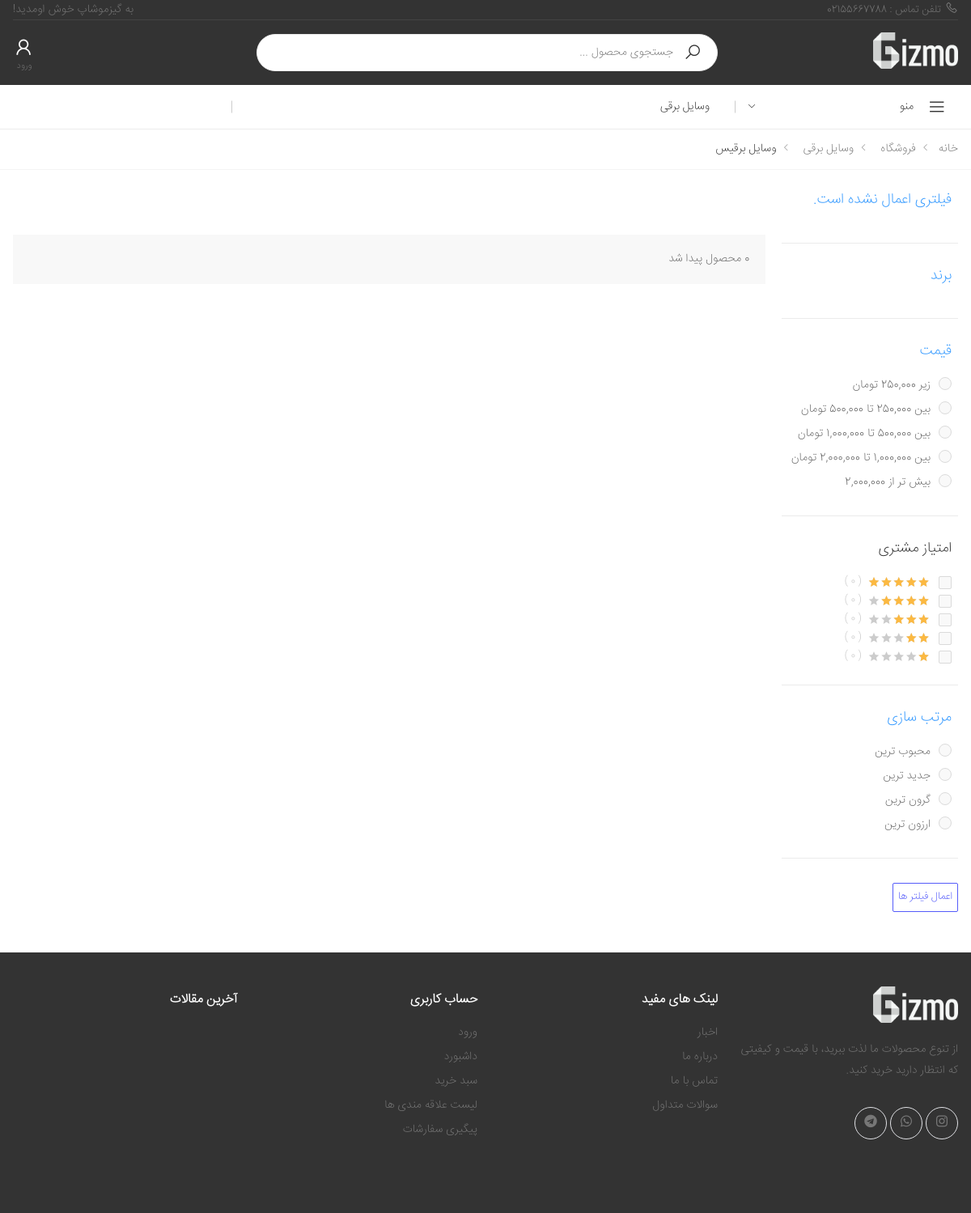
Page /category/4/4/ on the committed database.
### stuff/models.py (models this page shows)
class Category(models.Model):
    sub_category = models.ForeignKey('self',on_delete=models.CASCADE, related_name='scategory',null=True,blank=True)
    is_sub = models.BooleanField(default=False)
    name = models.CharField(max_length=200)
    slug = models.SlugField(max_length=200,unique=True)
    class Meta:
        ordering = ('name',)
        verbose_name = 'category'
        verbose_name_plural = 'categories'
    def __str__(self):
        return self.name
    def get_absolute_url(self):
        return reverse('stuff:category_detail',args=[self.id,1])

### stuff/views.py (the view)
# urls.py: path('category/<int:id>/<int:page>/',Category_detail,name='category_detail'),
def Category_detail(request,id,page):
    category = get_object_or_404(Category, id=id)
    product_list = category.products.all()
    filters = filter(request,product_list)
    product_list = ordering(request,filters["product_list"])
    paginator = Paginator(product_list, pagination_amount)
    product_list = paginator.get_page(page)
    Info = InformationsForTemplate(request)
    Info.update({'products': product_list,'category':category,'paginator':paginator,'filters':filters})
    return render(request,'stuff/bonePage.html',Info)

### cart/cart.py (called while the page is built)
    def get_count(self):
        return sum(1 for item in self.cart.values())

### facades/models.py (called while the page is built)
    @staticmethod
    def filter():
        banners = banner.objects.all()
        result = {}
        for what in for_what_choices:
            reason = what[0]
            result[reason] = banners.filter(for_what=reason)
        return result

### facades/views.py (called while the page is built)
def InformationsForTemplate(request):
    Info = {}
    allCategories = Category.objects.filter(is_sub=False)
    wishlistAmount = 0
    if(request.user.is_authenticated):
        wishlistAmount = request.user.wishlist.all().count()
    form = UserLoginForm
    cart = Cart(request)
    CartAmount = cart.get_count()
    Loginform = UserLoginForm
    Registerform= UserCreationForm
    brands = Brand.objects.all()
    shops = shop.objects.all()
    Info = {'allCategories': allCategories,'wishlistAmount':wishlistAmount,'cart':cart,'form':form
    ,'Loginform':Loginform,'Registerform':Registerform,"brands":brands,"shops":shops,}
    Info["banners"] = banner.filter()
    Info["footer_articles"] = Article.objects.all()[::-1][0:3]
    return Info

### stuff/views.py (called while the page is built, shortened)
def ordering(request,product_list):
    order_option = request.POST.get("ordering")
    if(order_option == "popularity"):
        return product_list.order_by('-rating')
    elif(order_option == "expensive"):
        return product_list.order_by('-price')
    elif(order_option == "cheap"):
        return product_list.order_by('price')
    else:
        return product_list.order_by('updated')

def filter(request,product_list):
    filter_price_option = -1
    brands = []
    rating_list  = []
    filters = {}
    filters["active"] = False
    if(filter_price_option != -1 and filter_price_option):
        product_list = product_list.filter(price__gte=filter_price_low, price__lte=filter_price_high)
        filters['price_bool'] = True
        filters['price_high'] = formating_price(filter_price_high)
        filters['price_low'] = formating_price(filter_price_low)
        filters["active"] = True
    filters["product_list"] = product_list
    filters["rating_count"] = {
        "1" : product_list.filter(rating=1).count(),
        "2" : product_list.filter(rating=2).count(),
        "3" : product_list.filter(rating=3).count(),
        "4" : product_list.filter(rating=4).count(),
        "5" : product_list.filter(rating=5).count(),
    }
    return filters

### stuff/templates/stuff/bonePage.html (shortened to what this page needs)
{% extends 'facades/base.html' %}
{% load static %}
{% block css %}{% include 'facades/parts/css.html' %}
<link rel="stylesheet" href="{% static 'facades/css/demos/demo-13.css' %}">
{% endblock %}
{% block main %}
      <nav aria-label="breadcrumb" class="breadcrumb-nav mb-3">
          <div class="container">
              <ol class="breadcrumb">
                  <li class="breadcrumb-item"><a href="{% url 'facades:home' %}">خانه</a></li>
                  <li class="breadcrumb-item"><a href="#">فروشگاه</a></li>
                  {% if category.is_sub %}
                  <li class="breadcrumb-item" ><a href="{{category.sub_category.get_absolute_url}}">{{category.sub_category}}</a></li>
                  <li class="breadcrumb-item active" aria-current="page">{{category}}</li>
                  {% else %}
                  <li class="breadcrumb-item active" aria-current="page">{{category}}</li>
                  {% endif %}
              </ol>
          </div>
      </nav>
      <div class="page-content">
          <div class="container">
              <div class="row">
                  <div class="col-lg-9 col-xl-4-5col">
                      {% include 'stuff/parts/stuffs.html' %}
                  </div>
                  {% include 'stuff/parts/rightBar.html' %}
              </div>
          </div>
      </div>
{% endblock %}

### facades/templates/facades/parts/black_header.html (shortened to what this page needs)
{% load static %}
<header class="header header-intro-clearance header-3">
    <div class="header-top">
        <div class="container">
                    <div class="header-left">
                        <a href=""><i class="icon-phone"></i>تلفن تماس : 02155667788</a>
                    </div>
                    <div class="header-right">
                        <ul class="top-menu">
                            <li>
                                <ul>
                                    <li><p> به گیزموشاپ خوش اومدید! </li></p>
                                </ul>
                            </li>
                        </ul>
                    </div>
                </div>
    </div>
    <div class="header-middle" style="height: 8rem;">
        <div class="container" style="height: 8rem;">
            <div class="header-left">
                <a href="{% url 'facades:home' %}" class="logo">
                    <img src="{% static 'facades/images/gizmo_dark_typo01.png' %}" alt="Logo image" width="105" height="25">
                </a>
            </div>
            <div class="header-center">
                <div class="header-search header-search-extended header-search-visible d-none d-lg-block">
                    <form action="{% url 'stuff:product_search' 1 %}" method="GET">
                      <div class="header-search-wrapper search-wrapper-wide">
                        <button class="btn btn-primary" type="submit"><i class="icon-search"></i></button>
                        <input type="search" class="form-control" name="query" id="query" placeholder="جستجوی محصول ..." required>
                      </div>
                    </form>
                  </div>
            </div>
            <div class="header-right">
              {% if request.user.is_authenticated %}
              <div class="wishlist">
                  <a href="{% url 'facades:dashboard' %}">
                      <div class="icon">
                          <i class="icon-user"></i>
                      </div>
                      <p>داشبورد</p>
                  </a>
              </div>
              <div class="wishlist">
                            <a href="{% url 'stuff:showWishList' 1 %}" title="لیست محصولات مورد علاقه شما">
                                <div class="icon">
                                    <i class="icon-heart-o"></i>
                                    <span class="wishlist-count badge">{{wishlistAmount}}</span>
                                </div>
                                <p>مورد علاقه</p>
                            </a>
                  </div>
                <div class="dropdown cart-dropdown">
                    <a href="{% url 'cart:detail' %}" class="dropdown-toggle" role="button" data-toggle="dropdown"
                        aria-haspopup="true" aria-expanded="false" data-display="static">
                        <div class="icon">
                            <i class="icon-shopping-cart"></i>
                            <span class="cart-count">{{cart.get_count}}</span>
                        </div>
                        <p>سبد خرید</p>
                    </a>
                    {% if cart.get_count != 0 %}
                    <div class="dropdown-menu dropdown-menu-right">
                        <div class="dropdown-cart-products">
                            {% for item in cart %}
                            <div class="product">
                                <div class="product-cart-details">
                                    <h4 class="product-title">
                                        <a href="{{item.product.get_absolute_url}}">{{item.product}}</a>
                                    </h4>
                                    <span class="cart-product-info">
                                        <span class="cart-product-qty">{{item.quantity}} x </span>
                                        {{item.product.discounted_price}} تومان
                                    </span>
                                </div>
                                <figure class="product-image-container">
                                    <a href="{{item.product.get_absolute_url}}" class="product-image">
                                        <img src="{{item.product.image.url}}" alt="{{item.product.alt}}">
                                    </a>
                                </figure>
                                {% if item.product %}
                                <a href="{% url 'cart:cart_remove' item.id %}" class="btn-remove" title="حذف محصول"><i class="icon-close"></i></a>
                                {% endif %}
                            </div>
                            {% endfor %}
                        </div>
                        <div class="dropdown-cart-total">
                            <span>مجموع</span>
                            <span class="cart-total-price">{{cart.show_total}} تومان</span>
                        </div>
                        <div class="dropdown-cart-action">
                            <a href="{% url 'cart:detail' %}" class="btn btn-primary">مشاهده سبد خرید</a>
                            <a href="{% url 'cart:checkout' %}" class="btn btn-outline-primary-2"><span>پرداخت</span><i
                                    class="icon-long-arrow-left"></i></a>
                        </div>
                    </div>
                    {% else %}
                {% endif %}
                </div>
              {% else %}
              <div class="wishlist">
                  <a href="#signin-modal" data-toggle="modal" title="Login">
                      <div class="icon">
                          <i class="icon-user"></i>
                      </div>
                      <p>ورود</p>
                  </a>
              </div>
                {% endif %}
            </div>
        </div>
    </div>
    <div class="header-bottom sticky-header">
        <div class="container">
            <div class="header-left">
                <div class="dropdown category-dropdown">
                    <a href="#" class="dropdown-toggle" role="button" data-toggle="dropdown"
                        aria-haspopup="true" aria-expanded="false" data-display="static"
                        title="دسته بندی فروشگاه">
                        منو <i class="icon-angle-down"></i>
                    </a>
                </div>
            </div>
            <div class="header-center">
                <nav class="main-nav">
                    <ul class="menu sf-arrows">
                        {% for cat in allCategories %}
                        <li>
                            <a href="{{cat.get_absolute_url}}">{{cat.name}}</a>
                        </li>
                        {% endfor %}
                    </ul>
                </nav>
            </div>
            <div class="header-right">
            </div>
        </div>
    </div>
</header>

### rows in the picture
Category: name "وسایل برقی"
Category: sub_category "وسایل برقی", name "وسایل برقیس"

### other values in the picture
{{ filters.rating_count.5 }} "0"
{{ filters.rating_count.4 }} "0"
{{ filters.rating_count.3 }} "0"
{{ filters.rating_count.2 }} "0"
{{ filters.rating_count.1 }} "0"
